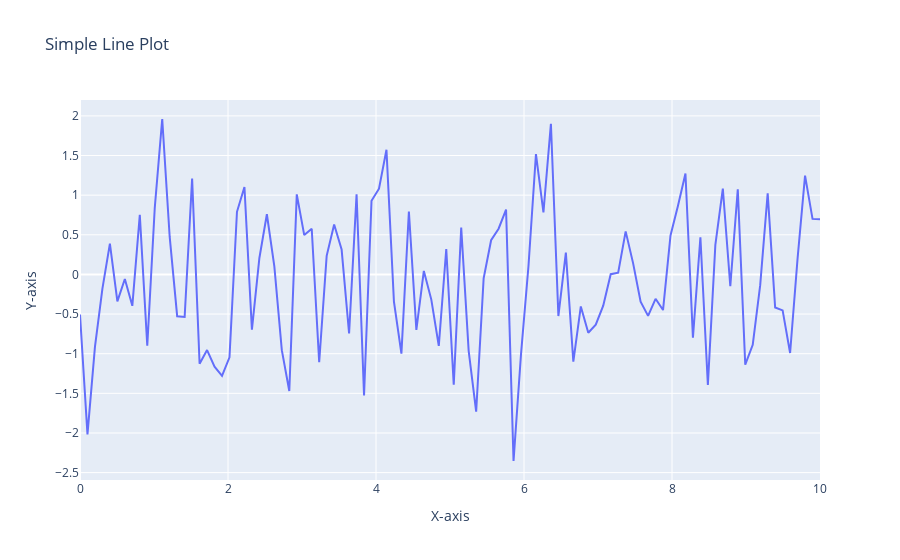

The notebook cell this image was saved under:
### Code cell
import plotly.graph_objects as go
import numpy as np

# Generate random data for the line plot
x = np.linspace(0, 10, 100)
y = np.random.randn(100)

# Create the line plot
fig = go.Figure()
fig.add_trace(go.Scatter(x=x, y=y, mode='lines', name='Random Data'))

# Add labels to the axes
fig.update_layout(xaxis_title='X-axis', yaxis_title='Y-axis')

# Set the title of the plot
fig.update_layout(title='Simple Line Plot')

# Show the plot
fig.show()
